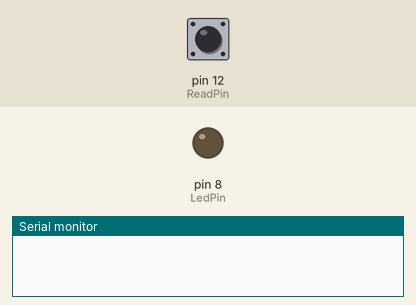
A sketch run on a simulated Arduino Uno, built with avr-gcc and run on an emulated ATmega328P. On the bench: output pins drawn as LEDs (lit = HIGH), the last lines printed to the serial monitor. Dashed ring = blinking. The inputs (shaded band) are chosen by the test bench; at power-on: pin 12 (ReadPin) LOW.

Above: at 1.2 s.
1.3 s: pin 12 (ReadPin) pulsed HIGH 5 times (0.12 s each, 0.3 s apart)
At 1.57 s:
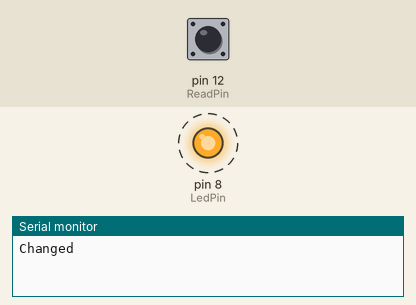
At 3.8 s:
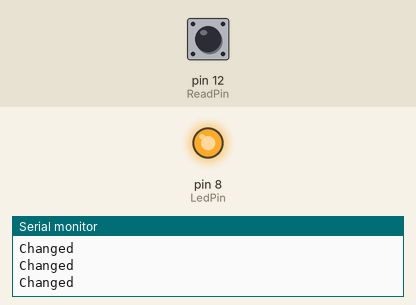
Timing chart, 0 to 5.3 s (numbered marks = the images above; inputs shaded):
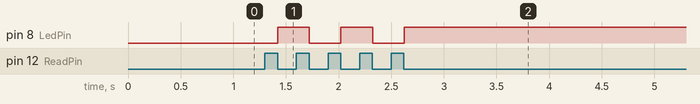

The sketch:

PushButtonPullUp.ino
```cpp
// (licence header left out)
const int LedPin = 8;
const int ReadPin = 12;
int lastPushState = 0;
int currentLedState = 0;

void setup() {
  Serial.begin(9600);

  pinMode(LedPin, OUTPUT);
  pinMode(ReadPin, INPUT);
}

void loop() {
  int pushState = digitalRead(ReadPin);

  if (pushState != lastPushState && pushState == 0)
  {
    Serial.println("Changed");
    currentLedState = !currentLedState;

    digitalWrite(LedPin, currentLedState);
  }

  lastPushState = pushState;

  delay(10);
}
```

Measured:
- after the input at 1.3 s, pin 8 (LedPin): alternates HIGH for 0.30 s and LOW for 0.30 s, 5 changes in all, then stays HIGH, starting after 0.12 s
